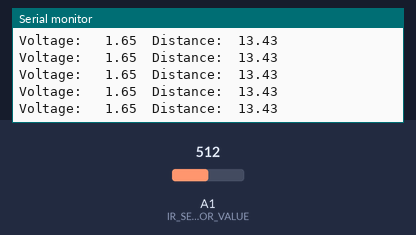
This sketch was run on a simulated Arduino Uno, built with avr-gcc and run on an emulated ATmega328P. Parts: the last lines printed to the serial monitor. Inputs (shaded band) come from the test bench; at power-on: A1 (IR_SENSOR_VALUE) = 512.

Above: at 1.2 s.
1.3 s: A1 (IR_SENSOR_VALUE) set to 629
At 2.1 s:
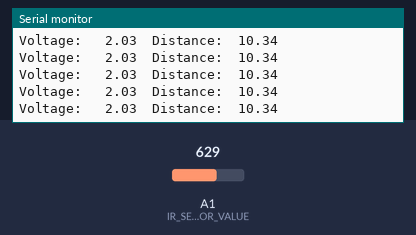
4.3 s: A1 (IR_SENSOR_VALUE) set to 649
At 4.46 s:
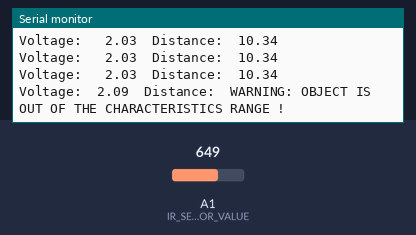
15.3 s: A1 (IR_SENSOR_VALUE) set to 83
At 15.3 s:
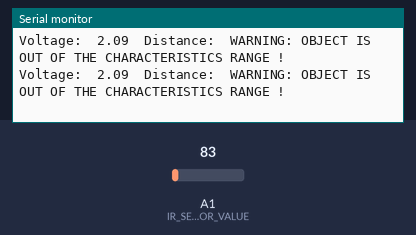
16.8 s: A1 (IR_SENSOR_VALUE) set to 66
At 17.8 s:
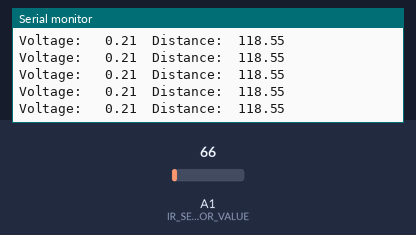
Timing chart, 0 to 19.3 s (numbered marks = the images above; inputs shaded):
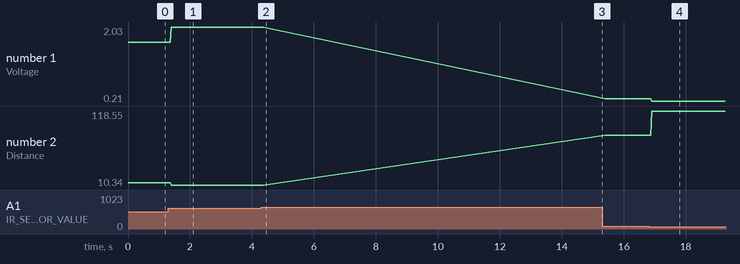

The sketch:

IR_sensor_identificator_v2.ino
```cpp
// Created on: 2019.11.18.
// Author: Ádám Csizy
//
// Sketch for identifying the IR distance sensor mechanisms and characteristic.
// Characteristic source: own measurement.

// Signal - pin definitions
#define IR_SENSOR_VALUE A1

// Utility definitions
#define ADC_Range 1023.0
#define Vcc 3.3
#define INVALID_DOMAIN_INDEX 255

// Characteristics steepness [V/cm]
#define STEEP0 -0.122
#define STEEP1 -0.066
#define STEEP2 -0.034
#define STEEP3 -0.028
#define STEEP4 -0.018
#define STEEP5 -0.016
#define STEEP6 -0.014
#define STEEP7 -0.012
#define STEEP8 -0.014
#define STEEP9 -0.008
#define STEEP10 -0.012
#define STEEP11 -0.006
#define STEEP12 -0.004
#define STEEP13 -0.004
#define STEEP14 -0.004
#define STEEP15 -0.002
#define STEEP16 0.0
#define STEEP17 -0.002
#define STEEP18 0.0
#define STEEP19 -0.002
#define STEEP20 -0.002
#define STEEP21 -0.002
#define STEEP22 -0.002
#define STEEP23 -0.002
#define STEEP24 -0.002

// Characteristics offset [V]
#define OFFSET0 3.29
#define OFFSET1 2.45
#define OFFSET2 1.81
#define OFFSET3 1.66
#define OFFSET4 1.36
#define OFFSET5 1.29
#define OFFSET6 1.21
#define OFFSET7 1.12
#define OFFSET8 1.22
#define OFFSET9 0.89
#define OFFSET10 1.13
#define OFFSET11 0.74
#define OFFSET12 0.6
#define OFFSET13 0.6
#define OFFSET14 0.6
#define OFFSET15 0.43
#define OFFSET16 0.25
#define OFFSET17 0.44
#define OFFSET18 0.24
#define OFFSET19 0.45
#define OFFSET20 0.45
#define OFFSET21 0.45
#define OFFSET22 0.45
#define OFFSET23 0.45
#define OFFSET24 0.45

// Characteristics limit [V]
#define LIMIT0 2.07
#define LIMIT1 1.46
#define LIMIT2 1.13
#define LIMIT3 0.96
#define LIMIT4 0.82
#define LIMIT5 0.73
#define LIMIT6 0.65
#define LIMIT7 0.58
#define LIMIT8 0.52
#define LIMIT9 0.45
#define LIMIT10 0.41
#define LIMIT11 0.35
#define LIMIT12 0.32
#define LIMIT13 0.3
#define LIMIT14 0.28
#define LIMIT15 0.26
#define LIMIT16 0.25
#define LIMIT17 0.25
#define LIMIT18 0.24
#define LIMIT19 0.24
#define LIMIT20 0.23
#define LIMIT21 0.22
#define LIMIT22 0.21
#define LIMIT23 0.2
#define LIMIT24 0.19
#define LIMIT25 0.18

typedef struct{

  double steepness;
  double offset;
} linearChar;

// Setup function
void setup() {

  // Set pin modes
  pinMode(IR_SENSOR_VALUE, INPUT);

  // Set analog reference
  analogReference(DEFAULT); // 3.3 V

  // Setup serial communication
  Serial.begin(9600);

}

void loop() {

  // Variables
  byte domainIndex;
  double ADCStep = Vcc/ADC_Range;
  double IRSensorVoltage = analogRead(IR_SENSOR_VALUE)*ADCStep;

  // IR distance sensor characteristics with linear interpolation
  linearChar charArray[25] = {{STEEP0,OFFSET0},{STEEP1,OFFSET1},{STEEP2,OFFSET2},{STEEP3,OFFSET3},{STEEP4,OFFSET4},{STEEP5,OFFSET5},{STEEP6,OFFSET6},{STEEP7,OFFSET7},{STEEP8,OFFSET8},
  {STEEP9,OFFSET9},{STEEP10,OFFSET10},{STEEP11,OFFSET11},{STEEP12,OFFSET12},{STEEP13,OFFSET13},{STEEP14,OFFSET14},{STEEP15,OFFSET15},{STEEP16,OFFSET16},{STEEP17,OFFSET17},
  {STEEP18,OFFSET18},{STEEP19,OFFSET19},{STEEP20,OFFSET20},{STEEP21,OFFSET21},{STEEP22,OFFSET22},{STEEP23,OFFSET23},{STEEP24,OFFSET24}};

  // Select appropriate characteristic by IR sensor voltage
  if(IRSensorVoltage > LIMIT0)
    domainIndex = INVALID_DOMAIN_INDEX;
  else if(IRSensorVoltage <= LIMIT0 && IRSensorVoltage > LIMIT1)
    domainIndex = 0;
  else if(IRSensorVoltage <= LIMIT1 && IRSensorVoltage > LIMIT2)
    domainIndex = 1;
  else if(IRSensorVoltage <= LIMIT2 && IRSensorVoltage > LIMIT3)
    domainIndex = 2;
  else if(IRSensorVoltage <= LIMIT3 && IRSensorVoltage > LIMIT4)
    domainIndex = 3;
  else if(IRSensorVoltage <= LIMIT4 && IRSensorVoltage > LIMIT5)
    domainIndex = 4;
  else if(IRSensorVoltage <= LIMIT5 && IRSensorVoltage > LIMIT6)
    domainIndex = 5;
  else if(IRSensorVoltage <= LIMIT6 && IRSensorVoltage > LIMIT7)
    domainIndex = 6;
  else if(IRSensorVoltage <= LIMIT7 && IRSensorVoltage > LIMIT8)
    domainIndex = 7;
  else if(IRSensorVoltage <= LIMIT8 && IRSensorVoltage > LIMIT9)
    domainIndex = 8;
  else if(IRSensorVoltage <= LIMIT9 && IRSensorVoltage > LIMIT10)
    domainIndex = 9;
  else if(IRSensorVoltage <= LIMIT10 && IRSensorVoltage > LIMIT11)
    domainIndex = 10;
  else if(IRSensorVoltage <= LIMIT11 && IRSensorVoltage > LIMIT12)
    domainIndex = 11;
  else if(IRSensorVoltage <= LIMIT12 && IRSensorVoltage > LIMIT13)
    domainIndex = 12;
  else if(IRSensorVoltage <= LIMIT13 && IRSensorVoltage > LIMIT14)
    domainIndex = 13;
  else if(IRSensorVoltage <= LIMIT14 && IRSensorVoltage > LIMIT15)
    domainIndex = 14;
  else if(IRSensorVoltage <= LIMIT15 && IRSensorVoltage > LIMIT16)
    domainIndex = 15;
  else if(IRSensorVoltage <= LIMIT16 && IRSensorVoltage > LIMIT17)
    domainIndex = 16;
  else if(IRSensorVoltage <= LIMIT17 && IRSensorVoltage > LIMIT18)
    domainIndex = 17;
  else if(IRSensorVoltage <= LIMIT18 && IRSensorVoltage > LIMIT19)
    domainIndex = 18;
  else if(IRSensorVoltage <= LIMIT19 && IRSensorVoltage > LIMIT20)
    domainIndex = 19;
  else if(IRSensorVoltage <= LIMIT20 && IRSensorVoltage > LIMIT21)
    domainIndex = 20;
  else if(IRSensorVoltage <= LIMIT21 && IRSensorVoltage > LIMIT22)
    domainIndex = 21;
  else if(IRSensorVoltage <= LIMIT22 && IRSensorVoltage > LIMIT23)
    domainIndex = 22;
  else if(IRSensorVoltage <= LIMIT23 && IRSensorVoltage > LIMIT24)
    domainIndex = 23;
  else if(IRSensorVoltage <= LIMIT24 && IRSensorVoltage > LIMIT25)
    domainIndex = 24;
  else
    domainIndex = INVALID_DOMAIN_INDEX;

 if(INVALID_DOMAIN_INDEX != domainIndex){

  // Send raw IR sensor value and converted distance to PC on serial port
  Serial.print("Voltage: \t");
  Serial.print(IRSensorVoltage);
  Serial.print("\tDistance:\t");
  Serial.println((IRSensorVoltage-charArray[domainIndex].offset)/charArray[domainIndex].steepness);
 }
 else{

  // Send ERROR message to PC on serial port
  Serial.print("Voltage:\t");
  Serial.print(IRSensorVoltage);
  Serial.print("\tDistance:\t");
  Serial.println("WARNING: OBJECT IS OUT OF THE CHARACTERISTICS RANGE !");
 }
}
```

Measured:
- the behaviour switches between 641 and 642 on A1 (IR_SENSOR_VALUE) (found by bisection; images 1 and 2)
- the behaviour switches between 75 and 74 on A1 (IR_SENSOR_VALUE) (found by bisection; images 3 and 4)
- after the input at 1.3 s, the serial monitor: prints a new line after 0.10 s (image 1)
- after the input at 4.3 s, the serial monitor: prints a new line after 0.09 s (image 2)
- after the input at 16.8 s, the serial monitor: prints a new line after 0.10 s (image 4)
- plotted number 1: 1.65 → 2.03 after the input at 1.3 s, 2.03 → 0.27 after the input at 15.3 s, 0.27 → 0.21 after the input at 16.8 s
- plotted number 2: 13.43 → 10.34 after the input at 1.3 s, 10.34 → 83.06 after the input at 15.3 s, 83.06 → 118.55 after the input at 16.8 s
